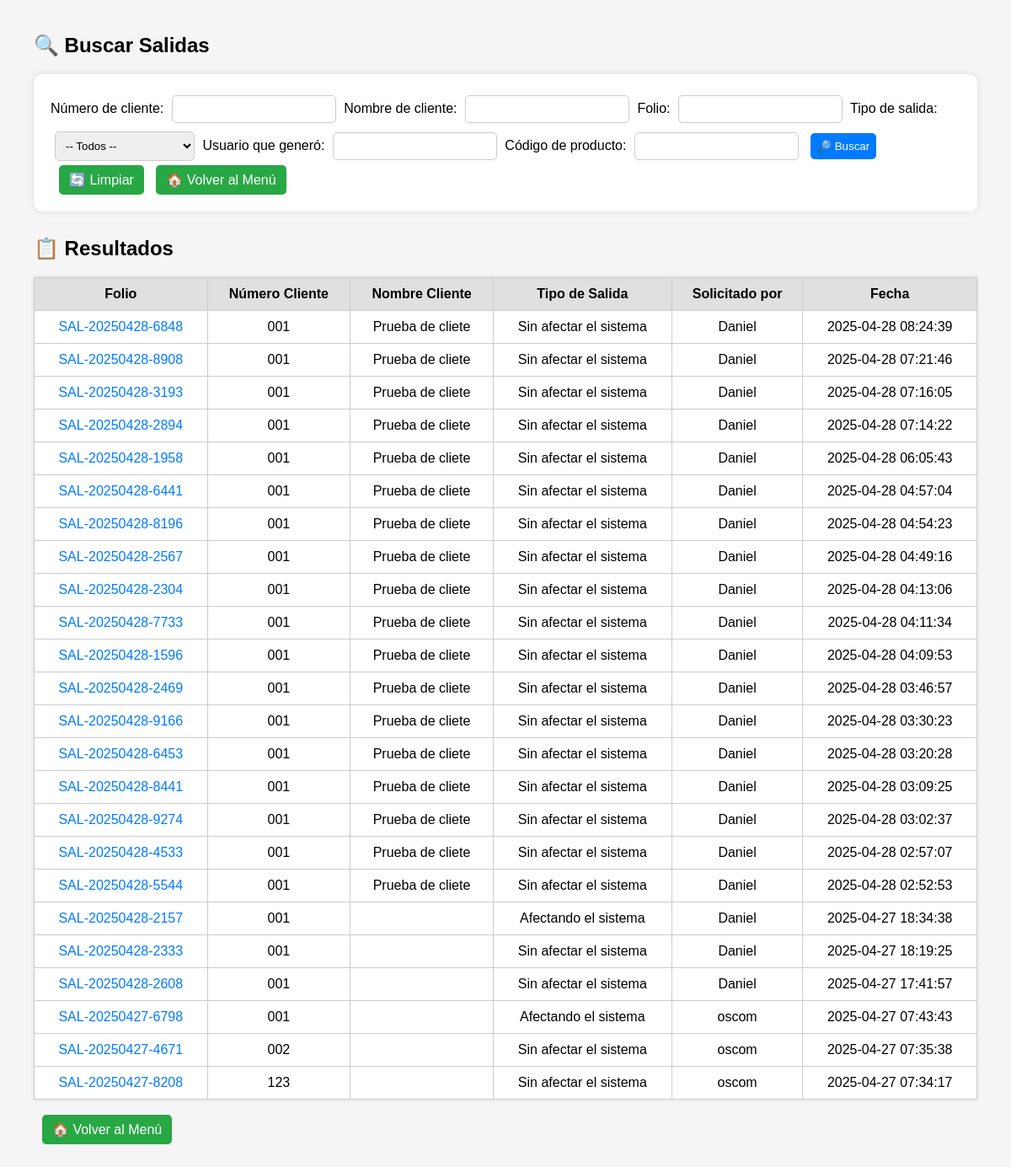
The app's page /salidas_recolecciones/historial_salidas.php with its own data.
### tables this page shows
CREATE TABLE `salidas` (
  `id` int(11) NOT NULL,
  `folio` varchar(50) NOT NULL,
  `tipo_salida` enum('afecta','no_afecta') NOT NULL,
  `solicitado_por` varchar(100) NOT NULL,
  `dirigido_a` varchar(100) NOT NULL,
  `numero_cliente` varchar(50) DEFAULT NULL,
  `nombre_cliente` varchar(300) NOT NULL,
  `direccion_cliente` text DEFAULT NULL,
  `folio_afectacion` varchar(100) DEFAULT NULL,
  `comentario` text DEFAULT NULL,
  `usuario_creacion` varchar(100) NOT NULL,
  `fecha_creacion` datetime NOT NULL
);

### salidas_recolecciones/historial_salidas.php (the view, shortened to what this page needs)
<?php
require 'conexion.php';
$joins = "";
$sql = "SELECT DISTINCT salidas.* FROM salidas $joins";
$sql .= " ORDER BY salidas.fecha_creacion DESC";
$resultado = $conn->query($sql);
?>
<!DOCTYPE html>
<html lang="es">
<head>
</head>
<body>
<h2>🔍 Buscar Salidas</h2>
<form method="GET" action="historial_salidas.php">
    Número de cliente: <input type="text" name="numero_cliente" value="<?php echo htmlspecialchars($_GET['numero_cliente'] ?? ''); ?>">
    Nombre de cliente: <input type="text" name="nombre_cliente" value="<?php echo htmlspecialchars($_GET['nombre_cliente'] ?? ''); ?>">
    Folio: <input type="text" name="folio" value="<?php echo htmlspecialchars($_GET['folio'] ?? ''); ?>">
    Tipo de salida:
    <select name="tipo_salida">
        <option value="">-- Todos --</option>
    </select>
    Usuario que generó: <input type="text" name="usuario_creacion" value="<?php echo htmlspecialchars($_GET['usuario_creacion'] ?? ''); ?>">
    Código de producto: <input type="text" name="codigo_producto" value="<?php echo htmlspecialchars($_GET['codigo_producto'] ?? ''); ?>">
    <button type="submit">🔎 Buscar</button>
    <a href="historial_salidas.php" class="boton">🔄 Limpiar</a>
    <a href="menu.php" class="boton">🏠 Volver al Menú</a>
</form>
<h2>📋 Resultados</h2>
<table>
    <thead>
        <tr>
            <th>Folio</th>
            <th>Número Cliente</th>
            <th>Nombre Cliente</th>
            <th>Tipo de Salida</th>
            <th>Solicitado por</th>
            <th>Fecha</th>
        </tr>
    </thead>
    <tbody>
    <?php if ($resultado->num_rows > 0): ?>
        <?php while ($row = $resultado->fetch_assoc()): ?>
            <tr>
                <td>
                    <a href="formato_salida.php?id=<?php echo $row['id']; ?>" target="_blank">
                        <?php echo htmlspecialchars($row['folio']); ?>
                    </a>
                </td>
                <td><?php echo htmlspecialchars($row['numero_cliente']); ?></td>
                <td><?php echo htmlspecialchars($row['nombre_cliente']); ?></td>
                <td><?php echo ($row['tipo_salida'] == 'afecta') ? 'Afectando el sistema' : 'Sin afectar el sistema'; ?></td>
                <td><?php echo htmlspecialchars($row['usuario_creacion']); ?></td>
                <td><?php echo htmlspecialchars($row['fecha_creacion']); ?></td>
            </tr>
        <?php endwhile; ?>
    <?php else: ?>
        <tr><td colspan="6">No se encontraron salidas.</td></tr>
    <?php endif; ?>
    </tbody>
</table>
<br>
<a href="menu.php" class="boton">🏠 Volver al Menú</a>
</body>
</html>

### salidas_recolecciones/historial_salidas.php (style rules this page uses)
body { font-family: Arial, sans-serif; margin: 40px; background-color: #f5f5f5; }
form { background: white; padding: 20px; border-radius: 10px; margin-bottom: 30px; box-shadow: 0 0 10px rgba(0,0,0,0.1); }
input, select, button { padding: 8px; margin: 5px; border-radius: 5px; border: 1px solid #ccc; }
button { background-color: #007bff; color: white; border: none; }
.boton { display: inline-block; padding: 8px 12px; background-color: #28a745; color: white; border-radius: 5px; text-decoration: none; margin-left: 10px; }
table { width: 100%; border-collapse: collapse; background: white; box-shadow: 0 0 5px rgba(0,0,0,0.1); }
th, td { border: 1px solid #ccc; padding: 10px; text-align: center; }
th { background-color: #e0e0e0; }
a { text-decoration: none; color: #007bff; }

### records on screen
salidas: folio "SAL-20250428-6848", numero_cliente "001", nombre_cliente "Prueba de cliete", tipo_salida "Sin afectar el sistema", usuario_creacion "Daniel", fecha_creacion "2025-04-28 08:24:39"
salidas: folio "SAL-20250428-8908", numero_cliente "001", nombre_cliente "Prueba de cliete", tipo_salida "Sin afectar el sistema", usuario_creacion "Daniel", fecha_creacion "2025-04-28 07:21:46"
salidas: folio "SAL-20250428-3193", numero_cliente "001", nombre_cliente "Prueba de cliete", tipo_salida "Sin afectar el sistema", usuario_creacion "Daniel", fecha_creacion "2025-04-28 07:16:05"
salidas: folio "SAL-20250428-2894", numero_cliente "001", nombre_cliente "Prueba de cliete", tipo_salida "Sin afectar el sistema", usuario_creacion "Daniel", fecha_creacion "2025-04-28 07:14:22"
salidas: folio "SAL-20250428-1958", numero_cliente "001", nombre_cliente "Prueba de cliete", tipo_salida "Sin afectar el sistema", usuario_creacion "Daniel", fecha_creacion "2025-04-28 06:05:43"
salidas: folio "SAL-20250428-6441", numero_cliente "001", nombre_cliente "Prueba de cliete", tipo_salida "Sin afectar el sistema", usuario_creacion "Daniel", fecha_creacion "2025-04-28 04:57:04"
salidas: folio "SAL-20250428-8196", numero_cliente "001", nombre_cliente "Prueba de cliete", tipo_salida "Sin afectar el sistema", usuario_creacion "Daniel", fecha_creacion "2025-04-28 04:54:23"
salidas: folio "SAL-20250428-2567", numero_cliente "001", nombre_cliente "Prueba de cliete", tipo_salida "Sin afectar el sistema", usuario_creacion "Daniel", fecha_creacion "2025-04-28 04:49:16"
salidas: folio "SAL-20250428-2304", numero_cliente "001", nombre_cliente "Prueba de cliete", tipo_salida "Sin afectar el sistema", usuario_creacion "Daniel", fecha_creacion "2025-04-28 04:13:06"
salidas: folio "SAL-20250428-7733", numero_cliente "001", nombre_cliente "Prueba de cliete", tipo_salida "Sin afectar el sistema", usuario_creacion "Daniel", fecha_creacion "2025-04-28 04:11:34"
salidas: folio "SAL-20250428-1596", numero_cliente "001", nombre_cliente "Prueba de cliete", tipo_salida "Sin afectar el sistema", usuario_creacion "Daniel", fecha_creacion "2025-04-28 04:09:53"
salidas: folio "SAL-20250428-2469", numero_cliente "001", nombre_cliente "Prueba de cliete", tipo_salida "Sin afectar el sistema", usuario_creacion "Daniel", fecha_creacion "2025-04-28 03:46:57"
salidas: folio "SAL-20250428-9166", numero_cliente "001", nombre_cliente "Prueba de cliete", tipo_salida "Sin afectar el sistema", usuario_creacion "Daniel", fecha_creacion "2025-04-28 03:30:23"
salidas: folio "SAL-20250428-6453", numero_cliente "001", nombre_cliente "Prueba de cliete", tipo_salida "Sin afectar el sistema", usuario_creacion "Daniel", fecha_creacion "2025-04-28 03:20:28"
salidas: folio "SAL-20250428-8441", numero_cliente "001", nombre_cliente "Prueba de cliete", tipo_salida "Sin afectar el sistema", usuario_creacion "Daniel", fecha_creacion "2025-04-28 03:09:25"
salidas: folio "SAL-20250428-9274", numero_cliente "001", nombre_cliente "Prueba de cliete", tipo_salida "Sin afectar el sistema", usuario_creacion "Daniel", fecha_creacion "2025-04-28 03:02:37"
salidas: folio "SAL-20250428-4533", numero_cliente "001", nombre_cliente "Prueba de cliete", tipo_salida "Sin afectar el sistema", usuario_creacion "Daniel", fecha_creacion "2025-04-28 02:57:07"
salidas: folio "SAL-20250428-5544", numero_cliente "001", nombre_cliente "Prueba de cliete", tipo_salida "Sin afectar el sistema", usuario_creacion "Daniel", fecha_creacion "2025-04-28 02:52:53"
salidas: folio "SAL-20250428-2157", numero_cliente "001", tipo_salida "Afectando el sistema", usuario_creacion "Daniel", fecha_creacion "2025-04-27 18:34:38"
salidas: folio "SAL-20250428-2333", numero_cliente "001", tipo_salida "Sin afectar el sistema", usuario_creacion "Daniel", fecha_creacion "2025-04-27 18:19:25"
salidas: folio "SAL-20250428-2608", numero_cliente "001", tipo_salida "Sin afectar el sistema", usuario_creacion "Daniel", fecha_creacion "2025-04-27 17:41:57"
salidas: folio "SAL-20250427-6798", numero_cliente "001", tipo_salida "Afectando el sistema", usuario_creacion "oscom", fecha_creacion "2025-04-27 07:43:43"
salidas: folio "SAL-20250427-4671", numero_cliente "002", tipo_salida "Sin afectar el sistema", usuario_creacion "oscom", fecha_creacion "2025-04-27 07:35:38"
salidas: folio "SAL-20250427-8208", numero_cliente "123", tipo_salida "Sin afectar el sistema", usuario_creacion "oscom", fecha_creacion "2025-04-27 07:34:17"
